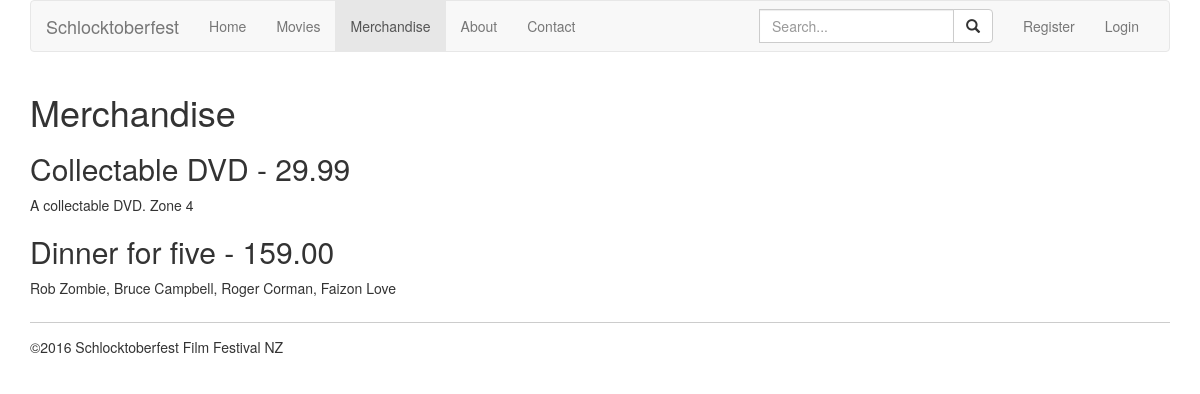
Screenshot of /?page=merchandise with the database file from the repository.
### tables this page shows
CREATE TABLE IF NOT EXISTS `merchandise` (
`id` int(10) unsigned NOT NULL,
  `name` varchar(50) NOT NULL,
  `description` text NOT NULL,
  `price` decimal(8,2) NOT NULL
);

### public_html/App/Views/MerchandiseView.php (called while the page is built, shortened)
<?php
class MerchandiseView extends TemplateView
{
	public function render()
	{
		include "templates/master.inc.php";
	}
	protected function content()
	{
		extract($this->data);
		include "templates/merchandise.inc.php";
	}
}

### public_html/App/Controllers/MerchandiseController.php (called while the page is built, shortened)
<?php
class MerchandiseController extends Controller
{
	public function show()
	{
		$products = Merchandise::all();
		$view = new MerchandiseView(['products' => $products]);
		$view->render();
	}
}

### public_html/index.php (called while the page is built, shortened)
<?php
require "routes.php";

### public_html/App/Models/DatabaseModel.php (called while the page is built, shortened)
<?php
abstract class DatabaseModel
{
	public $data = [];
	protected static $columns =[];
	protected static $fakeColumns =[];
	private static $db;
	protected static function getDatabaseConnection()
	{
		if (! self::$db){
			$dsn = 'mysql:host=' . DB_HOST . ';dbname=' . DB_NAME . ';charset=utf8';
			self::$db = new PDO($dsn, DB_USER, DB_PASSWORD);
			self::$db->setAttribute(PDO::ATTR_ERRMODE, PDO::ERRMODE_EXCEPTION);
			self::$db->setAttribute(PDO::ATTR_EMULATE_PREPARES, false);
		}
		return self::$db;
	}
	public static function all($sortcolumn = "", $asc = true, $pageNumber=null, $pageSize=null)
	{
		$models = [];
		$db = static::getDatabaseConnection();
		$query ="SELECT " .implode("," , static::$columns). " FROM " . static::$tableName;
		$statement = $db->prepare($query);
		$statement->execute();
		while($record = $statement->fetch(PDO::FETCH_ASSOC)){
			$model = new static();
			$model->data = $record;
			array_push($models, $model);
		}
		return $models;
	}
	public function __get($name)
	{
		if (in_array($name, static::$columns) || in_array($name, static::$fakeColumns)) {
           return $this->data[$name];
         }
        throw new UnexpectedValueException("Property '$name' not found in the data variable.");
    }
	public function __set($name, $value)
	{
        $this->data[$name] = $value;
 	}
}

### public_html/templates/merchandise.inc.php (the view)
<div class="row">
	<div class="col-xs-12">
		<h1>Merchandise</h1>
		<?php if(count($products) > 0): ?>
			<?php foreach($products as $item): ?>
				<h2><?= $item->name; ?> - <?= $item->price?></h2>
				<p><?= $item->description; ?></p>
			<?php endforeach; ?>
		<?php else: ?>
			<p>There is no merchandise that you could view. Sorry!!!</p>
		<?php endif; ?>
	</div>
</div>

### rows the page displays
merchandise: name "Collectable DVD", price "29.99", description "A collectable DVD. Zone 4"
merchandise: name "Dinner for five", price "159.00", description "Rob Zombie, Bruce Campbell, Roger Corman, Faizon Love"
